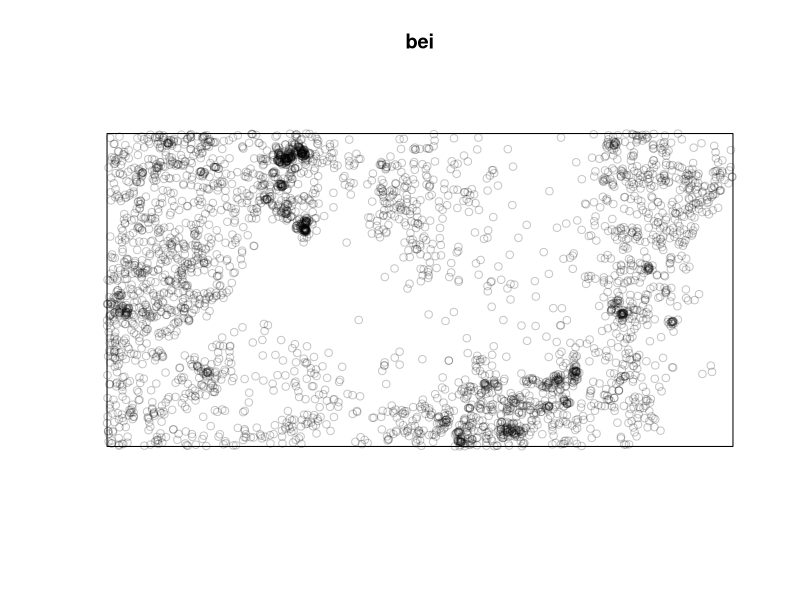
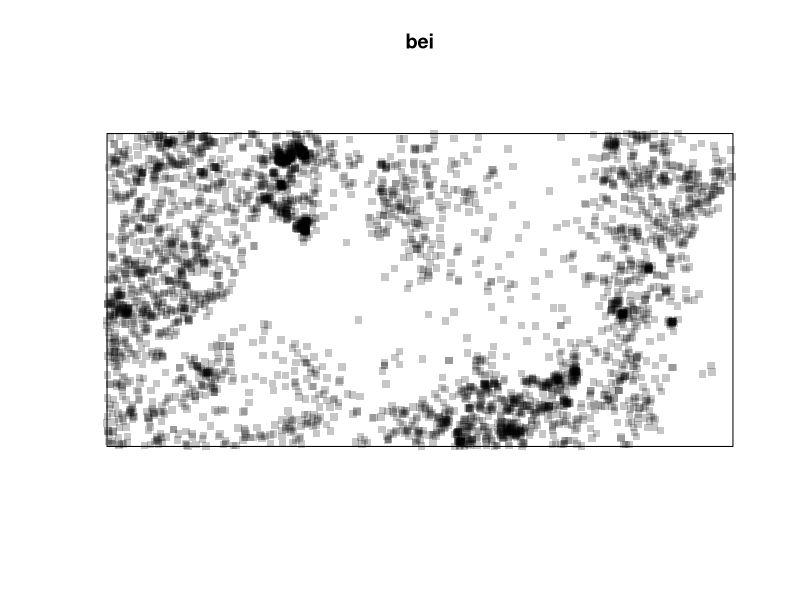
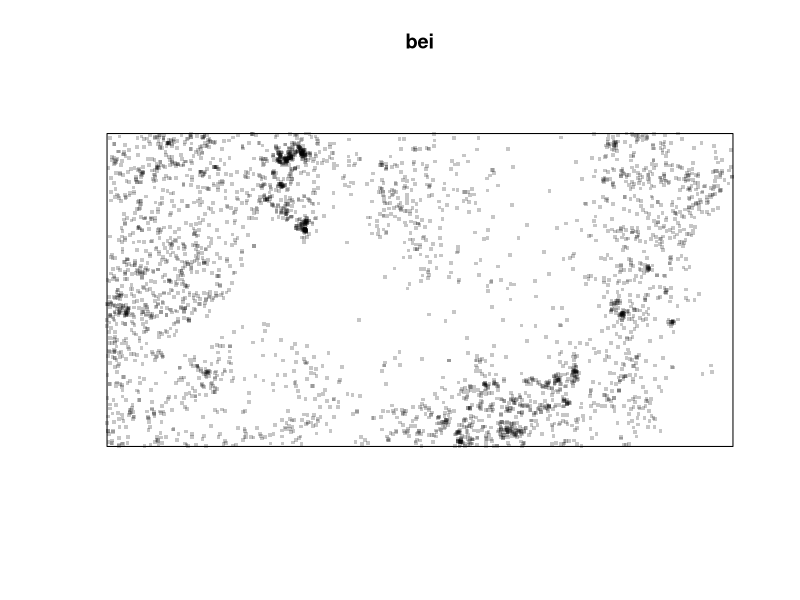
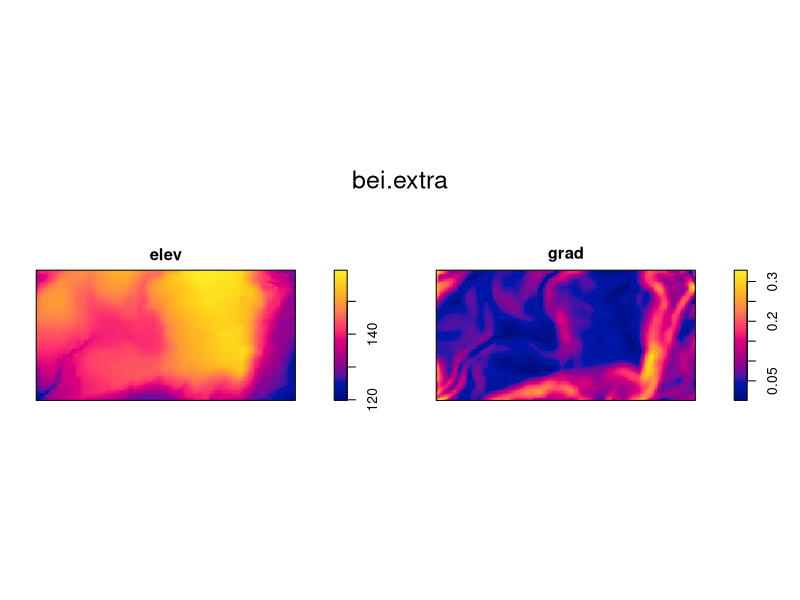
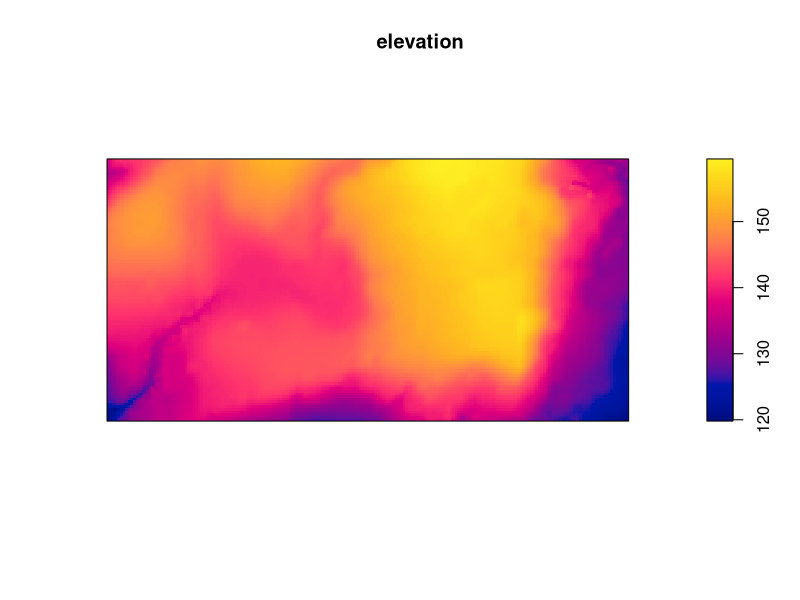
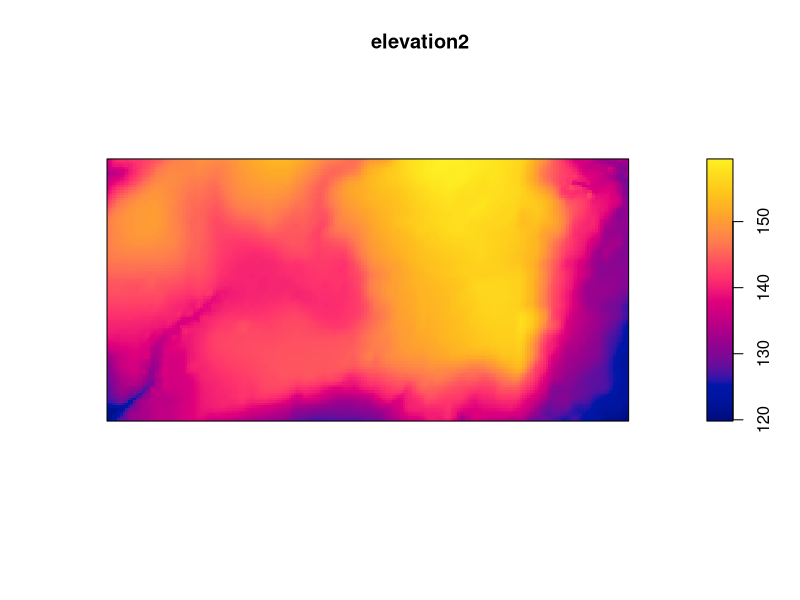

Source code (R) for these figures, in order:
# R code for population density

# Installing packages
install.packages("spatstat")

# Using packages
library(spatstat)

# Recall the data
bei

# Looking at the points in space
plot(bei)

# changing character
plot(bei, pch=15)

# decrease dimension
plot(bei, pch=15, cex=.5)

# Drivers
bei.extra

# Plotting variables
plot(bei.extra)

# subsetting a datasets: NEX CONCEPT!
# There are two different methods to make a subset:
# first: name of the variable and the $ symbol
# second: number of the layer and [] for tables, [[]]for map layers
elevation <- bei.extra$elev
# output
elevation

# Plot elevation
plot(elevation)

# subset by the number of the layer/variables
elevation2 <- bei.extra[[1]]
# in case bei.extra was a table: bei.extra[1]

# plot the new object
plot(elevation2)
